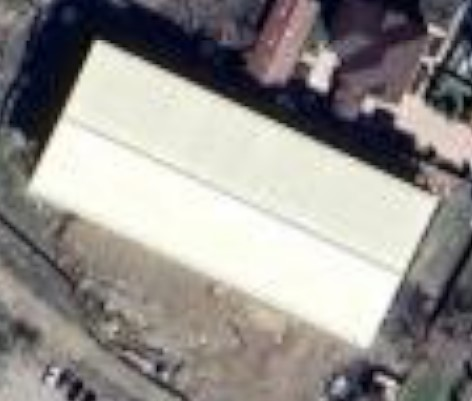
#> input picture src/roof_ranker/assets/sample_roof.jpg, 472 x 401 px
$ python -i vision.py   (imports and definitions only)
#> lines starting #> are read from the running program, lines starting #| are printed output that depends on the picture; after the words box and inside, x2 and y2 are one past the last pixel; in counts of white or black regions, pixels touching at a corner belong together
#> further down, picture is the input picture: shape (401, 472, 3); mean B, G, R 140.8, 144.1, 147.4
"""Computer vision module for roof detection using OpenCV."""

from typing import Tuple

import cv2
import numpy as np
from PIL import Image

from .constants import DEFAULT_HSV_LOWER, DEFAULT_HSV_UPPER


def detect_roof(
    image: np.ndarray,
    hsv_lower: Tuple[int, int, int] = DEFAULT_HSV_LOWER,
    hsv_upper: Tuple[int, int, int] = DEFAULT_HSV_UPPER,
    min_area: int = 500,
    max_area: int = 50000,
) -> Tuple[np.ndarray, int]:
    """
    Detect roof areas in an image using color segmentation.

    Args:
        image: Input image in BGR format (OpenCV default)
        hsv_lower: Lower bound for HSV thresholding
        hsv_upper: Upper bound for HSV thresholding
        min_area: Minimum contour area to consider as roof
        max_area: Maximum contour area to consider as roof

    Returns:
        Tuple of (processed_image, total_roof_pixels)
        processed_image has green semi-transparent overlay on detected roofs
    """
#> called with hsv_lower = (0, 0, 100), hsv_upper = (180, 50, 255), min_area = 500, max_area = 50000
    # Convert to HSV color space
    hsv = cv2.cvtColor(image, cv2.COLOR_BGR2HSV)
#> hsv: shape (401, 472, 3); mean H, S, V 59.6, 38.2, 150.7

    # Convert tuple bounds to numpy arrays for OpenCV
    lower = np.array(hsv_lower, dtype=np.uint8)
    upper = np.array(hsv_upper, dtype=np.uint8)

    # Create mask for roof colors
    mask = cv2.inRange(hsv, lower, upper)
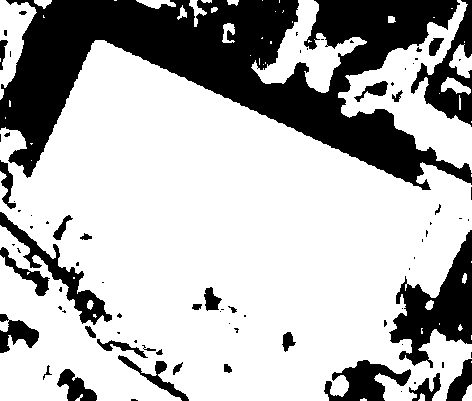
#> mask: shape (401, 472); 70.2% white; 82 black regions (51 under 20 px), largest, box (x1, y1, x2, y2) and area: (0, 0, 472, 190) 38508, (389, 230, 472, 368) 5000, (411, 0, 472, 127) 2727

    # Morphological operations to remove noise
    kernel = np.ones((5, 5), np.uint8)
    mask = cv2.morphologyEx(mask, cv2.MORPH_OPEN, kernel)  # Remove small noise
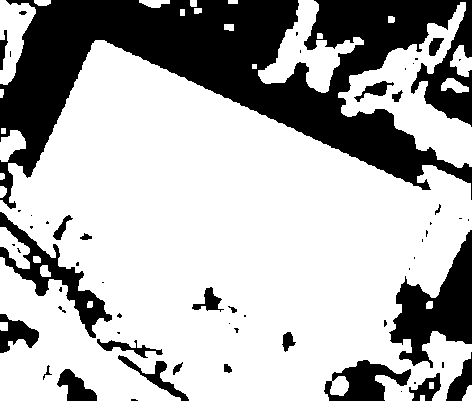
#> mask: shape (401, 472); 69.4% white; 58 black regions (33 under 20 px), largest, box (x1, y1, x2, y2) and area: (0, 0, 472, 209) 42432, (389, 230, 472, 368) 5242, (0, 212, 112, 338) 3032
    mask = cv2.morphologyEx(mask, cv2.MORPH_CLOSE, kernel)  # Fill small holes
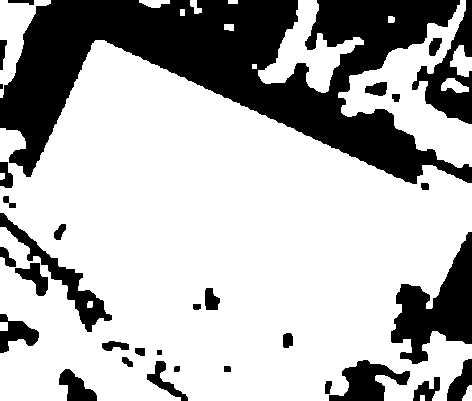
#> mask: shape (401, 472); 70.3% white; 32 black regions (1 under 20 px)

    # Find contours
    contours, _ = cv2.findContours(mask, cv2.RETR_EXTERNAL, cv2.CHAIN_APPROX_SIMPLE)
#> contours = 18 contours, 1 with area under 20; largest, box (x1, y1, x2, y2) and area: (0, 40, 472, 401) 118394, (338, 0, 472, 168) 8019, (258, 0, 364, 93) 3446, (0, 0, 51, 98) 1786, (450, 45, 472, 77) 393

    # Filter contours by area
    roof_contours = []
    total_roof_pixels = 0

    for contour in contours:
        area = cv2.contourArea(contour)
        if min_area <= area <= max_area:
            roof_contours.append(contour)
            total_roof_pixels += int(area)
#> this loop made 18 passes
#> (area, total_roof_pixels) on passes 13, 14, 18: (8019, 8019), (3446.5, 11465), (1785.5, 13250)
#> area on passes 2, 4, 5, 6, 8, 9: 87.5, 28, 22.5, 222.5, 393, 118394.5
#> after the loop, roof_contours = 3 contours; box (x1, y1, x2, y2) and area: (338, 0, 472, 168) 8019, (258, 0, 364, 93) 3446, (0, 0, 51, 98) 1786; total_roof_pixels = 13250

    # Create overlay
    overlay = image.copy()
    cv2.drawContours(overlay, roof_contours, -1, (0, 255, 0), 2)
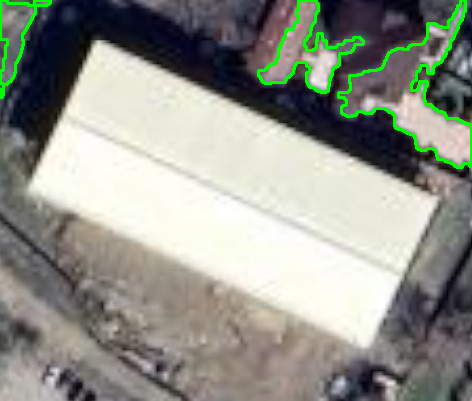
#> overlay: shape (401, 472, 3); 2.33% of pixels changed, all inside (x1, y1, x2, y2) = (0, 0, 472, 169)

    # Fill contours with semi-transparent green
    for contour in roof_contours:
        cv2.fillPoly(overlay, [contour], (0, 255, 0))
#> this loop made 3 passes
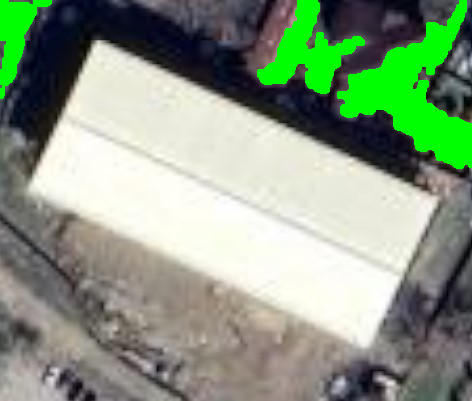
#> overlay: shape (401, 472, 3); 5.8% of pixels changed, all inside (x1, y1, x2, y2) = (2, 2, 470, 166)

    # Blend overlay with original image (semi-transparent)
    alpha = 0.3
    processed = cv2.addWeighted(overlay, alpha, image, 1 - alpha, 0)
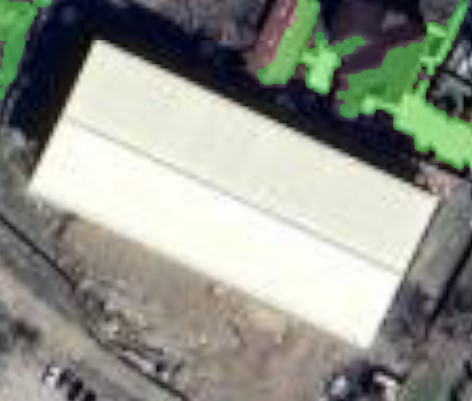
#> processed: shape (401, 472, 3); mean B, G, R 137.5, 147, 143.9

    # Draw contour outlines on top
    cv2.drawContours(processed, roof_contours, -1, (0, 255, 0), 2)
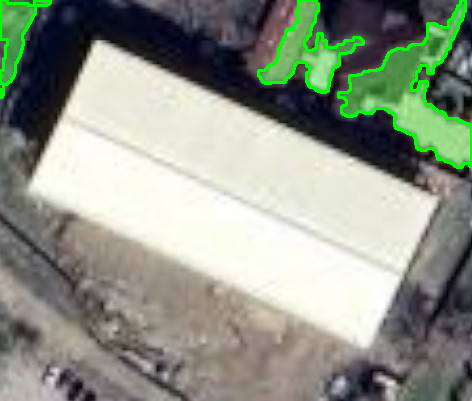
#> processed: shape (401, 472, 3); 2.33% of pixels changed, all inside (x1, y1, x2, y2) = (0, 0, 472, 169)

    return processed, total_roof_pixels


def load_image(image_path: str) -> np.ndarray:
    """Load an image from file path and convert to OpenCV BGR format."""
    pil_image = Image.open(image_path)
    return cv2.cvtColor(np.array(pil_image), cv2.COLOR_RGB2BGR)


def convert_to_rgb(image: np.ndarray) -> np.ndarray:
    """Convert OpenCV BGR image to RGB for display."""
    return cv2.cvtColor(image, cv2.COLOR_BGR2RGB)


def resize_image(image: np.ndarray, max_width: int = 800) -> np.ndarray:
    """Resize image maintaining aspect ratio."""
    height, width = image.shape[:2]
    if width > max_width:
        ratio = max_width / width
        new_height = int(height * ratio)
        return cv2.resize(image, (max_width, new_height))
    return image

>>> import cv2
>>> picture = cv2.imread('../assets/sample_roof.jpg')
>>> result = detect_roof(picture)
